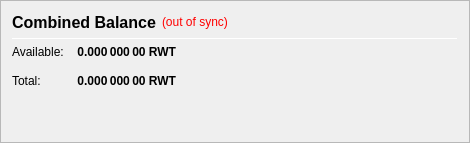
                   <widget class="QFrame" name="frame_CombinedBalances">
                    <property name="minimumSize">
                     <size>
                      <width>470</width>
                      <height>0</height>
                     </size>
                    </property>
                    <property name="frameShape">
                     <enum>QFrame::StyledPanel</enum>
                    </property>
                    <property name="frameShadow">
                     <enum>QFrame::Raised</enum>
                    </property>
                    <layout class="QVBoxLayout" name="verticalLayout_5">
                     <item>
                      <layout class="QHBoxLayout" name="horizontalLayout_5" stretch="0,0,0">
                       <item>
                        <widget class="QLabel" name="label_5z">
                         <property name="minimumSize">
                          <size>
                           <width>0</width>
                           <height>20</height>
                          </size>
                         </property>
                         <property name="font">
                          <font>
                           <pointsize>12</pointsize>
                           <weight>75</weight>
                           <bold>true</bold>
                          </font>
                         </property>
                         <property name="toolTip">
                          <string>Combined Balance (including unconfirmed and immature coins)</string>
                         </property>
                         <property name="text">
                          <string>Combined Balance</string>
                         </property>
                        </widget>
                       </item>
                       <item>
                        <widget class="QLabel" name="labelWalletStatus">
                         <property name="cursor">
                          <cursorShape>WhatsThisCursor</cursorShape>
                         </property>
                         <property name="toolTip">
                          <string>The displayed information may be out of date. Your wallet automatically synchronizes with the RWTaler network after a connection is established, but this process has not completed yet.</string>
                         </property>
                         <property name="styleSheet">
                          <string notr="true">QLabel { color: red; }</string>
                         </property>
                         <property name="text">
                          <string notr="true">(out of sync)</string>
                         </property>
                         <property name="alignment">
                          <set>Qt::AlignLeading|Qt::AlignLeft|Qt::AlignVCenter</set>
                         </property>
                        </widget>
                       </item>
                       <item>
                        <spacer name="horizontalSpacer_1">
                         <property name="orientation">
                          <enum>Qt::Horizontal</enum>
                         </property>
                         <property name="sizeHint" stdset="0">
                          <size>
                           <width>40</width>
                           <height>20</height>
                          </size>
                         </property>
                        </spacer>
                       </item>
                      </layout>
                     </item>
                     <item>
                      <widget class="Line" name="line_CombinedBalance">
                       <property name="minimumSize">
                        <size>
                         <width>0</width>
                         <height>1</height>
                        </size>
                       </property>
                       <property name="maximumSize">
                        <size>
                         <width>16777215</width>
                         <height>1</height>
                        </size>
                       </property>
                       <property name="orientation">
                        <enum>Qt::Horizontal</enum>
                       </property>
                      </widget>
                     </item>
                     <item>
                      <layout class="QGridLayout" name="gridLayout_3">
                       <property name="spacing">
                        <number>12</number>
                       </property>
                       <item row="1" column="0">
                        <widget class="QLabel" name="labelBalanceTextz">
                         <property name="text">
                          <string>Available:</string>
                         </property>
                        </widget>
                       </item>
                       <item row="1" column="1">
                        <widget class="QLabel" name="labelBalancez">
                         <property name="font">
                          <font>
                           <weight>75</weight>
                           <bold>true</bold>
                          </font>
                         </property>
                         <property name="cursor">
                          <cursorShape>IBeamCursor</cursorShape>
                         </property>
                         <property name="toolTip">
                          <string>Your current spendable balance</string>
                         </property>
                         <property name="text">
                          <string notr="true">0.000 000 00 RWT</string>
                         </property>
                         <property name="alignment">
                          <set>Qt::AlignRight|Qt::AlignTrailing|Qt::AlignVCenter</set>
                         </property>
                         <property name="textInteractionFlags">
                          <set>Qt::LinksAccessibleByMouse|Qt::TextSelectableByKeyboard|Qt::TextSelectableByMouse</set>
                         </property>
                        </widget>
                       </item>
                       <item row="2" column="0">
                        <widget class="QLabel" name="labelTotalTextz">
                         <property name="text">
                          <string>Total:</string>
                         </property>
                        </widget>
                       </item>
                       <item row="2" column="1">
                        <widget class="QLabel" name="labelTotalz">
                         <property name="font">
                          <font>
                           <weight>75</weight>
                           <bold>true</bold>
                          </font>
                         </property>
                         <property name="cursor">
                          <cursorShape>IBeamCursor</cursorShape>
                         </property>
                         <property name="toolTip">
                          <string>Total Balance, including all unavailable coins.</string>
                         </property>
                         <property name="text">
                          <string notr="true">0.000 000 00 RWT</string>
                         </property>
                         <property name="alignment">
                          <set>Qt::AlignRight|Qt::AlignTrailing|Qt::AlignVCenter</set>
                         </property>
                         <property name="textInteractionFlags">
                          <set>Qt::LinksAccessibleByMouse|Qt::TextSelectableByKeyboard|Qt::TextSelectableByMouse</set>
                         </property>
                        </widget>
                       </item>
                       <item row="2" column="3">
                        <spacer name="horizontalSpacer_2">
                         <property name="orientation">
                          <enum>Qt::Horizontal</enum>
                         </property>
                         <property name="sizeHint" stdset="0">
                          <size>
                           <width>40</width>
                           <height>20</height>
                          </size>
                         </property>
                        </spacer>
                       </item>
                      </layout>
                     </item>
                     <item>
                      <spacer name="verticalSpacer_1">
                       <property name="orientation">
                        <enum>Qt::Vertical</enum>
                       </property>
                       <property name="sizeHint" stdset="0">
                        <size>
                         <width>20</width>
                         <height>40</height>
                        </size>
                       </property>
                      </spacer>
                     </item>
                    </layout>
                   </widget>
